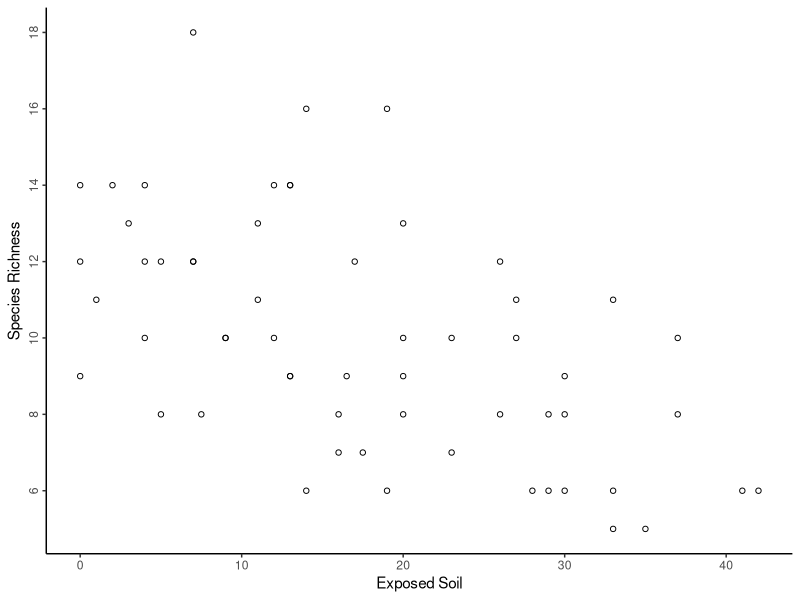
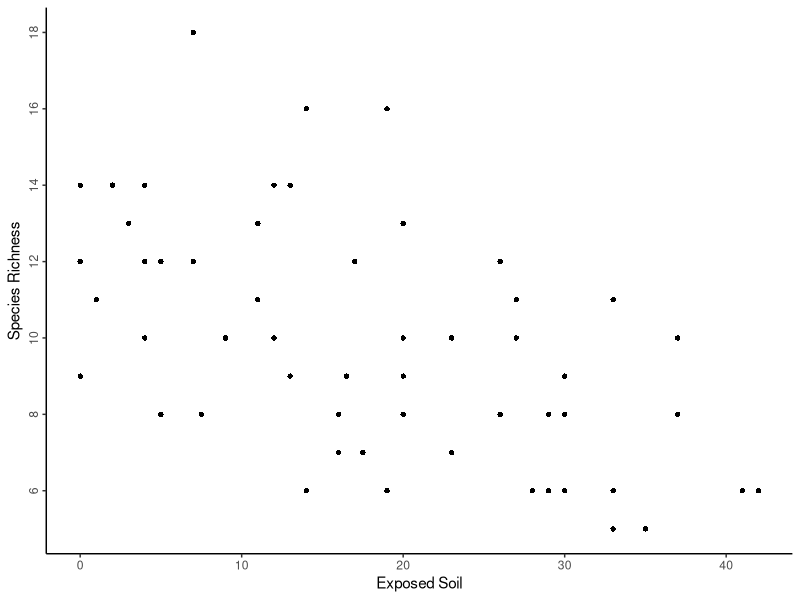
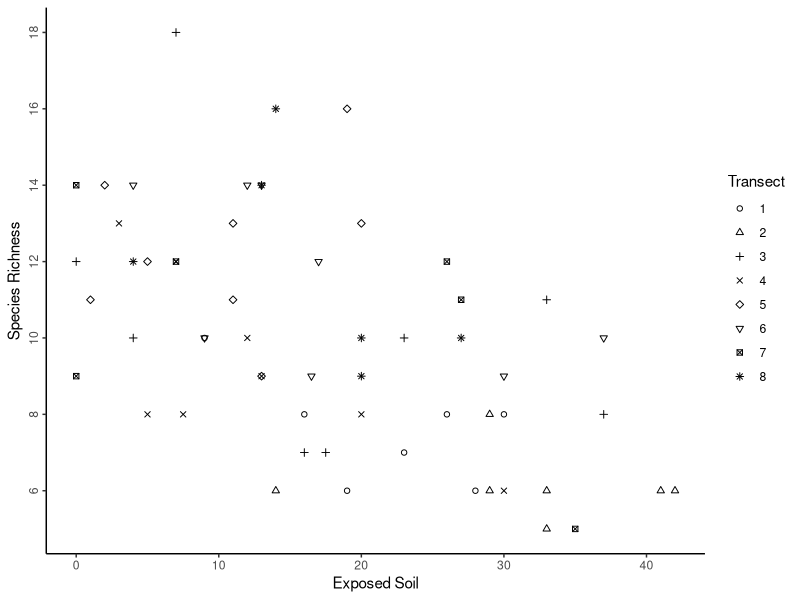
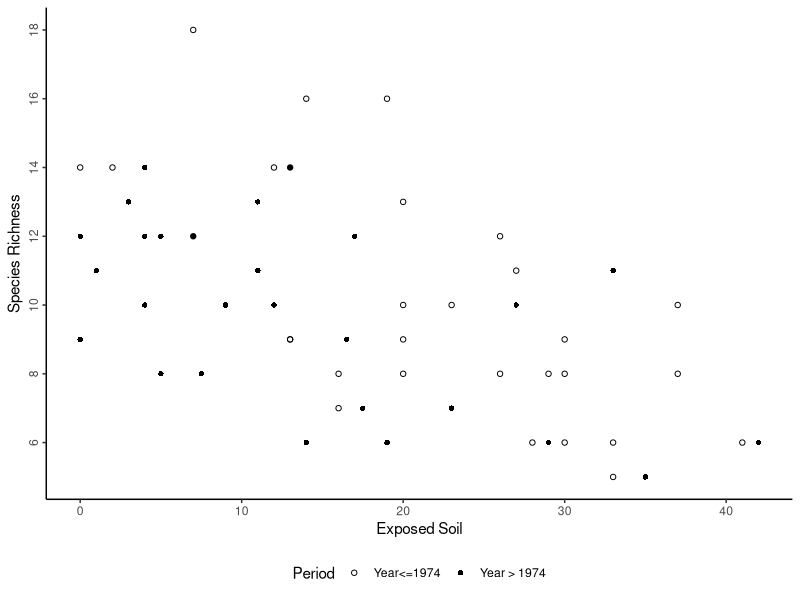
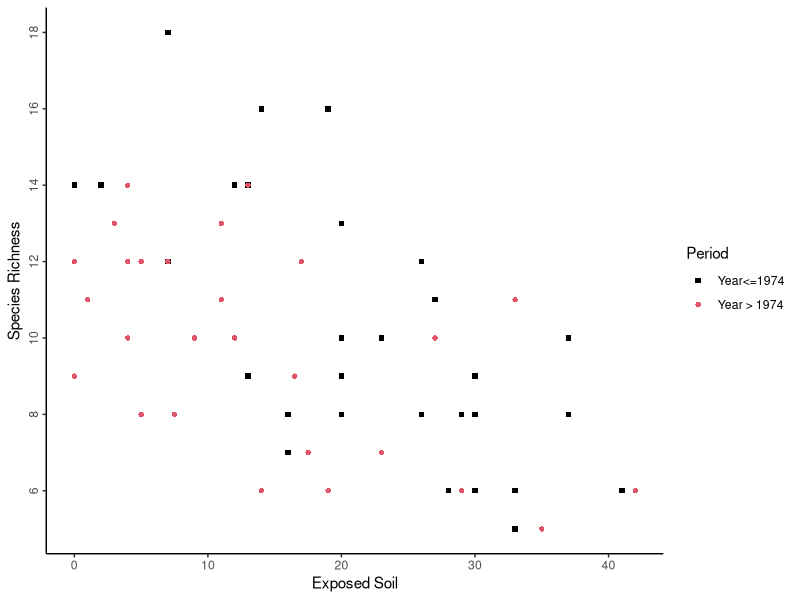
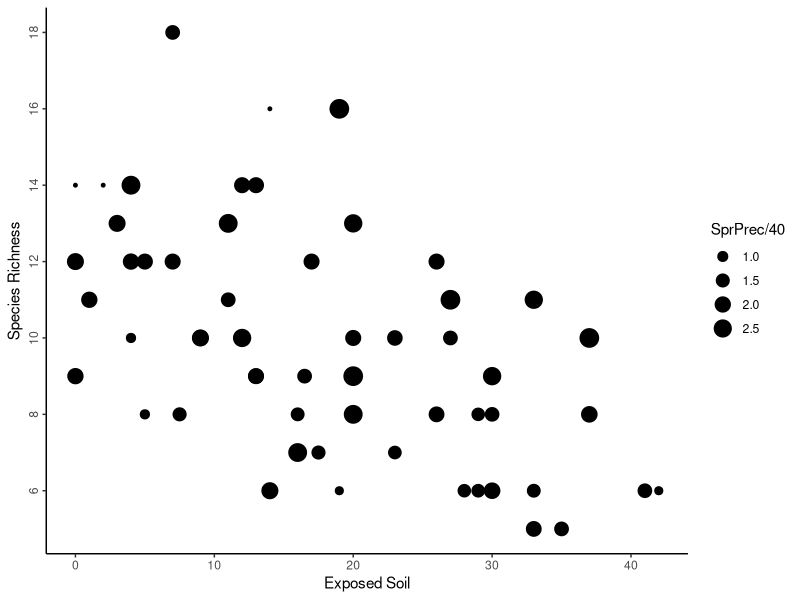
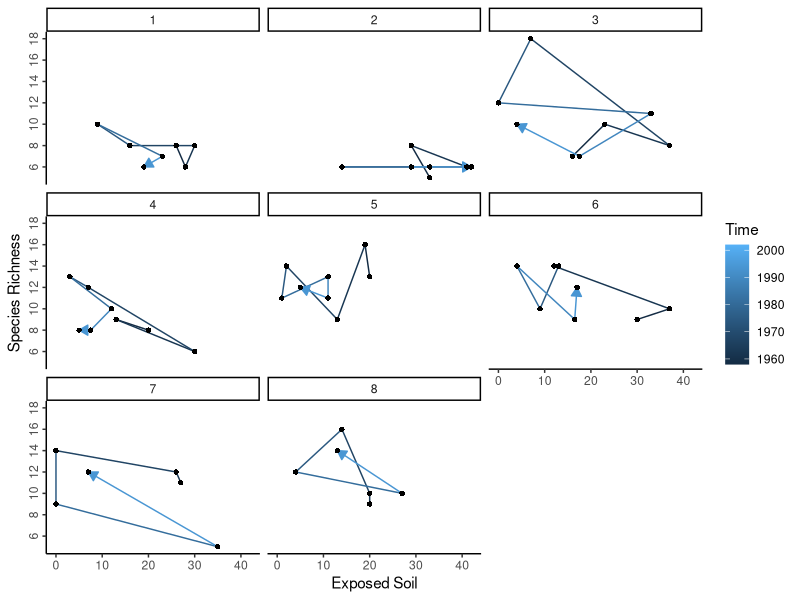
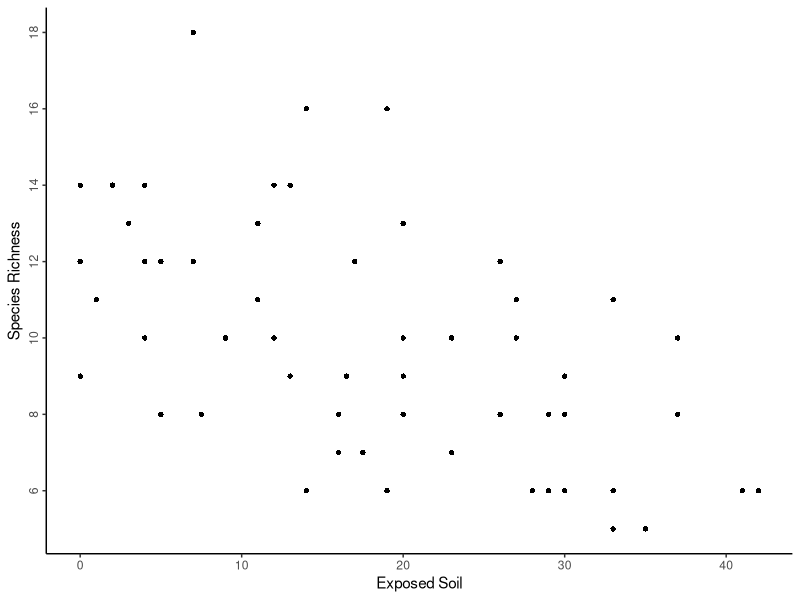

Source code (R) for these figures, in order:
Veg <- read.table("data/Vegetation2.txt", header=TRUE)

library(ggplot2)
# this part the same
q <- ggplot(Veg, aes(x=BARESOIL, y = R)) + 
  theme_classic() +
  labs(x = "Exposed Soil", y = "Species Richness") + 
  theme(axis.text.y = element_text(angle = 90, hjust = 0.5)) +
  scale_y_continuous(breaks = seq(6,18,2))
  
# 5.2a
  q + geom_point(shape=1)
  
# 5.2b
  q + geom_point(shape = 16)
ggsave("graphs/RbySoil.png")
  # reproducing figure 5.2c
  q + geom_point(aes(shape=factor(Transect))) + 
    scale_shape_manual(name = "Transect", values=1:8)
  ggsave("graphs/RbySoil.png")
# now 5.2d
  q + geom_point(aes(shape=Time>1974)) + 
    scale_shape_manual(name = "Period", values=c(1,16),
                       labels = c("Year<=1974","Year > 1974")) + 
    theme(legend.position = "bottom")
  ggsave("graphs/RbySoil.png")
  
# 5.4
  q + geom_point(aes(shape=Time>1974, color = Time>1974)) + 
    scale_shape_manual(name = "Period", values=c(15,16),
                       labels = c("Year<=1974","Year > 1974")) + 
    scale_color_manual(name = "Period", values=c(1,2),
                       labels = c("Year<=1974","Year > 1974")) 

  q + geom_point(aes(size=SprPrec/40))

  q + geom_path(mapping = aes(color=Time), 
                arrow = arrow(length=unit(0.1,"inches"),type="closed")) +
    geom_point(shape=16) + 
    facet_wrap(~Transect)
  
